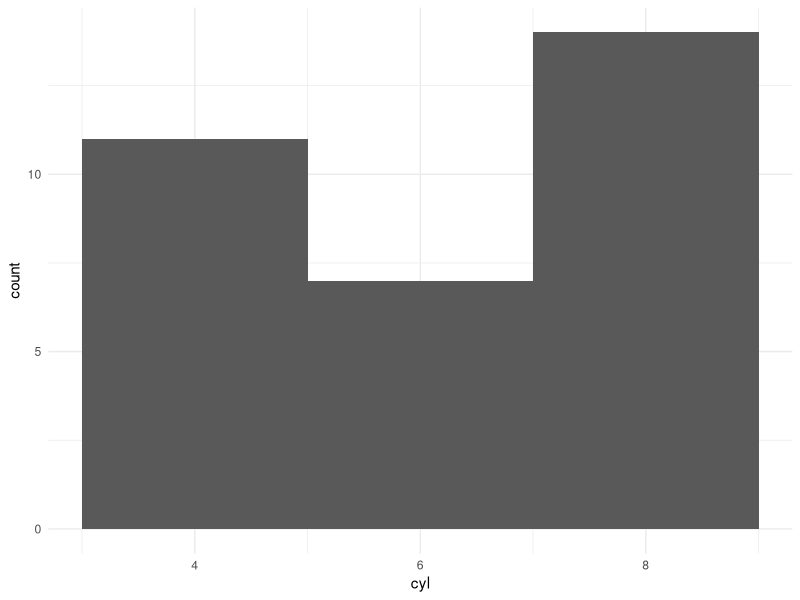

Reproduce this figure in R.
# library(tidyverse)
# d <- ggplot(mtcars, aes(cyl, mpg)) + geom_point()
# d + stat_summary(fun.data = "mean_cl_boot", colour = "red", linewidth = 2, size = 3)
# # You can supply individual functions to summarise the value at
# # each x:
# d + stat_summary(fun = "median", colour = "red", size = 2, geom = "point")
# # d + stat_summary(fun = "mean", colour = "red", size = 2, geom = "point")
# # d + aes(colour = factor(vs)) + stat_summary(fun = mean, geom="line")
# Orientation follows the discrete axis
# ggplot(mtcars, aes(mpg, factor(cyl))) +
#   geom_point() +
#   stat_summary(fun.data = "mean_cl_boot", colour = "red", linewidth = 2, size = 3)

# library(tidyverse)
# ggplot(mtcars, aes(cyl, mpg)) +
#   geom_point() +
#   stat_summary(fun = "mean", color = "#007c7c", size = 4, geom = "point") +
#   theme_minimal()

library(tidyverse)
ggplot(mtcars, aes(cyl)) +
  stat_bin(bins = 3, geom = "bar") +
  theme_minimal()